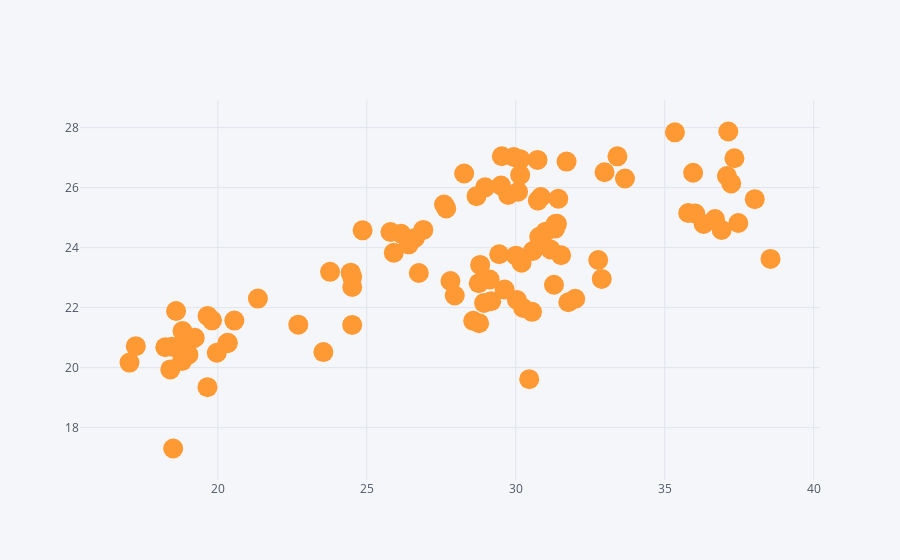

Write notebook code for a chart like this one.
### Code cell
df.iplot(x='A',y='B',mode='markers',size=20)
